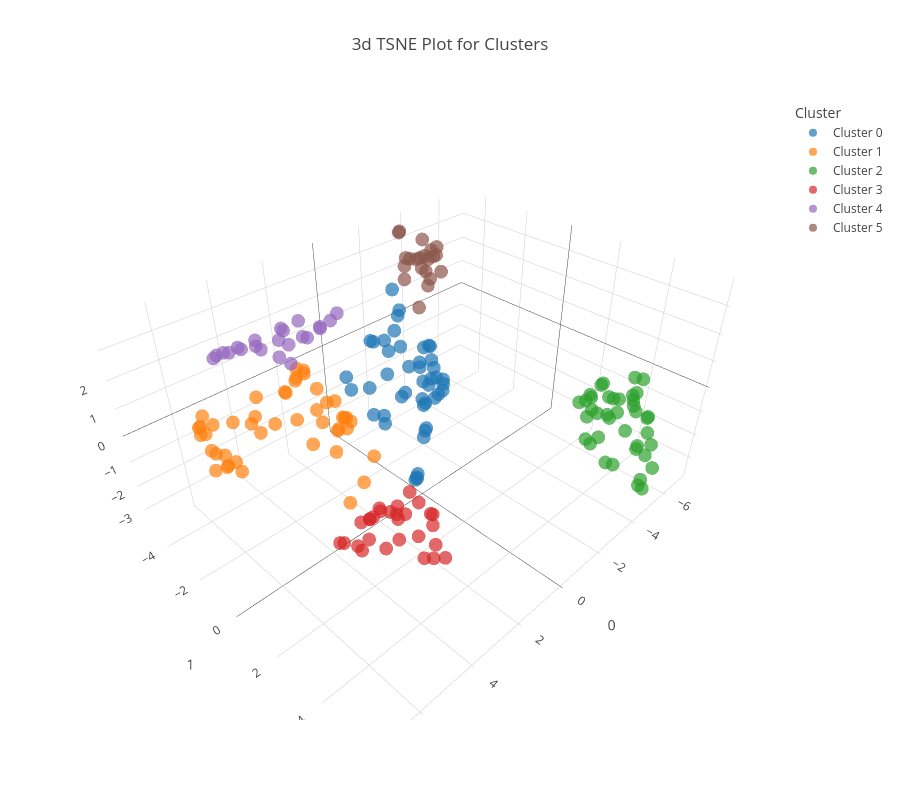

The cell this chart's notebook holds for it:
### Code cell
hclust = create_model('hclust', num_clusters=6)
plot_model(hclust,plot='tsne')
